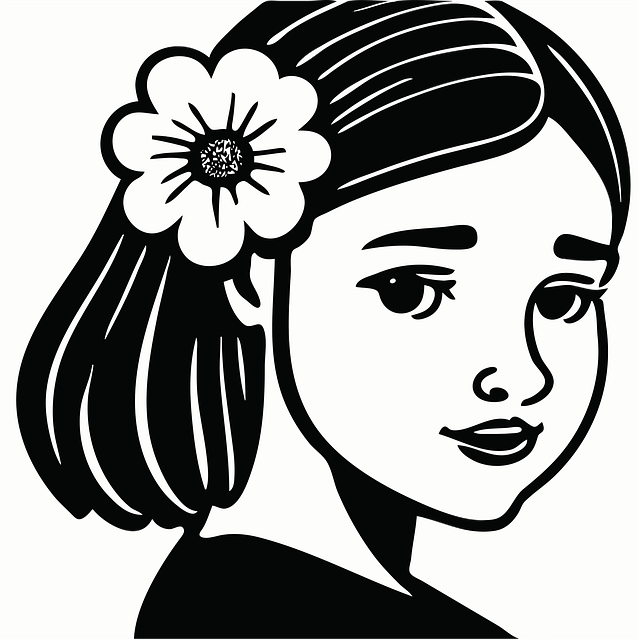
#> input picture visual_cryptography/input/sample_images/test_image.png, 638 x 640 px, found by its file name; its folder holds only this picture in this run
$ python advanced_example.py
#> lines starting #> are read from the running program, lines starting #| are printed output that depends on the picture; after the words box and inside, x2 and y2 are one past the last pixel; in counts of white or black regions, pixels touching at a corner belong together
### visual_cryptography/src/cryptography/visual_cryptography.py
import numpy as np
from PIL import Image
import random

class VisualCryptography:
    def __init__(self, image_path):
        """
        (3,3) görsel şifreleme için sınıf başlatıcı.

        Bu sınıf, gri seviye bir görüntüyü alıp (3,3) görsel şifreleme şeması kullanarak
        3 adet pay görüntüsüne böler. Pay görüntüleri tek başlarına anlam ifade etmezken,
        üst üste konulduklarında orijinal görüntüyü ortaya çıkarır.

        Args:
            image_path: Giriş görüntüsünün yolu (gri seviye görüntü)
        """
#> called with image_path = 'input/sample_images/test_image.png'
        self.original_image = Image.open(image_path).convert('L')
        self.width, self.height = self.original_image.size
#> self.width = 638; self.height = 640
        self.dithered_image = None
        self.shares = []

    def apply_dithering(self):
        """
        Gri seviye görüntüyü siyah-beyaz (binary) formata dönüştürür.

        Bu metod basit bir threshold (eşik değeri) yaklaşımı kullanır:
        - 128'den büyük piksel değerleri beyaz (255) olur
        - 128'den küçük veya eşit piksel değerleri siyah (0) olur

        Returns:
            PIL.Image: Binary formata dönüştürülmüş görüntü
        """
        img_array = np.array(self.original_image)
        threshold = 128
        img_array = ((img_array > threshold) * 255).astype(np.uint8)
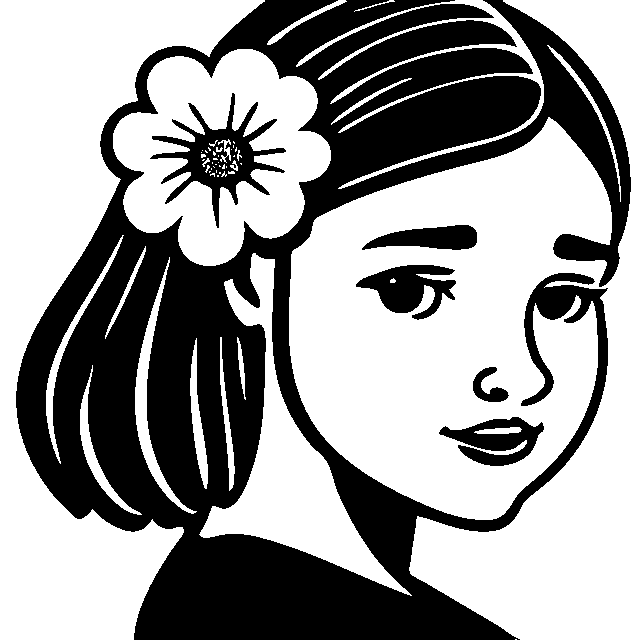
#> img_array: shape (640, 638); 60.4% white; 6 black regions, box (x1, y1, x2, y2) and area: (16, 0, 631, 640) 148428, (150, 93, 286, 228) 5209, (356, 265, 456, 320) 2960, (439, 417, 544, 466) 2702, (362, 225, 477, 250) 1923, (473, 367, 509, 402) 592
        self.dithered_image = Image.fromarray(img_array)
        return self.dithered_image

    def generate_random_pattern(self):
        """
        2x2'lik rastgele bir desen oluşturur.
        Desende tam olarak 2 siyah (1) ve 2 beyaz (0) piksel bulunur.

        Returns:
            list: 2x2'lik rastgele desen
        """
        # 2x2 matris için tüm olası 2 siyah - 2 beyaz kombinasyonları
        possible_patterns = [
            [[1,1,0,0]], [[1,0,1,0]], [[1,0,0,1]],
            [[0,1,1,0]], [[0,1,0,1]], [[0,0,1,1]]
        ]
        pattern = random.choice(possible_patterns)
        # Satır içinde rastgele karıştır
        pattern = np.array(pattern[0]).reshape(2, 2)
        return pattern.tolist()

    def generate_complementary_pattern(self, pattern):
        """
        Verilen desenin tamamlayıcısını oluşturur (0'lar 1, 1'ler 0 olur).

        Args:
            pattern: 2x2'lik orijinal desen

        Returns:
            list: 2x2'lik tamamlayıcı desen
        """
        return [[1-pattern[i][j] for j in range(2)] for i in range(2)]

    def generate_shares(self):
        """
        Binary görüntüyü (3,3) görsel şifreleme şeması kullanarak 3 paya böler.

        Her bir piksel 2x2'lik alt piksellere genişletilir ve rastgele paylaşım
        desenleri kullanılarak şifrelenir. Her piksel için yeni rastgele desenler
        oluşturulur ve paylar arasında bilgi sızıntısı olmaması sağlanır.

        Returns:
            list: 3 adet pay görüntüsü (PIL.Image formatında)
        """
        if self.dithered_image is None:
            self.apply_dithering()

        # RGBA formatında 3 pay oluştur
        share1 = np.zeros((self.height*2, self.width*2, 4), dtype=np.uint8)
        share2 = np.zeros((self.height*2, self.width*2, 4), dtype=np.uint8)
        share3 = np.zeros((self.height*2, self.width*2, 4), dtype=np.uint8)

        binary_image = np.array(self.dithered_image) // 255

        for y in range(self.height):
            for x in range(self.width):
                y2, x2 = y*2, x*2

                if binary_image[y, x] == 0:  # Siyah piksel
                    # Her pay için rastgele ve birbirinden bağımsız desenler
                    pattern1 = self.generate_random_pattern()
                    pattern2 = self.generate_random_pattern()
                    pattern3 = self.generate_random_pattern()
                else:  # Beyaz piksel
                    # İlk pay için rastgele desen
                    pattern1 = self.generate_random_pattern()
                    # İkinci pay için ilk payın tamamlayıcısı
                    pattern2 = self.generate_complementary_pattern(pattern1)
                    # Üçüncü pay için yeni rastgele desen
                    pattern3 = self.generate_random_pattern()

                # Her pay için 2x2 alt pikselleri ayarla
                for i in range(2):
                    for j in range(2):
                        # Pay 1
                        alpha_value = 255 if pattern1[i][j] else 0
                        share1[y2+i,x2+j] = [0,0,0,alpha_value]

                        # Pay 2
                        alpha_value = 255 if pattern2[i][j] else 0
                        share2[y2+i,x2+j] = [0,0,0,alpha_value]

                        # Pay 3
                        alpha_value = 255 if pattern3[i][j] else 0
                        share3[y2+i,x2+j] = [0,0,0,alpha_value]
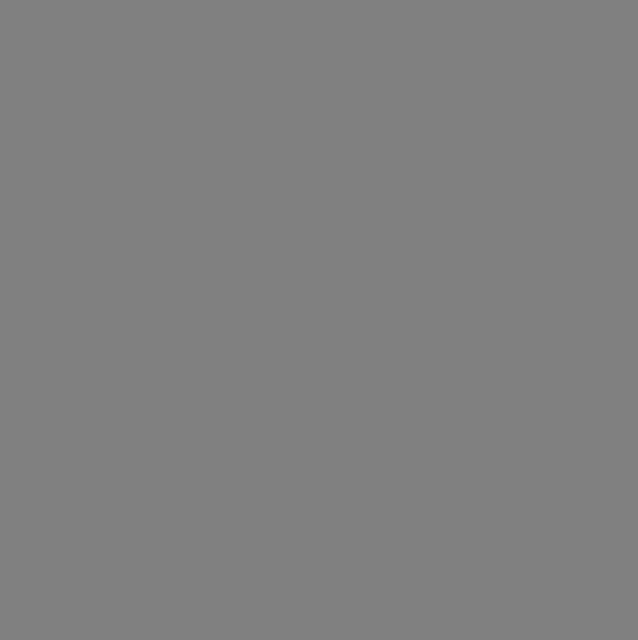
#> share1: shape (1280, 1276, 4) (shown at 1/2 size); mean of channels 0, 1, 2, 3 0, 0, 0, 127.5; transparent parts drawn white

        self.shares = [
            Image.fromarray(share1, 'RGBA'),
            Image.fromarray(share2, 'RGBA'),
            Image.fromarray(share3, 'RGBA')
        ]
        return self.shares

    def combine_shares(self):
        """
        3 payı birleştirerek orijinal görüntüyü elde eder.

        Bu işlem, gerçek hayatta payların asetat kağıtlara basılıp
        üst üste konulmasını simüle eder. Paylar OR işlemi ile
        birleştirilir.

        Returns:
            PIL.Image: Birleştirilmiş görüntü

        Raises:
            ValueError: Eğer paylar henüz oluşturulmamışsa
        """
        if not self.shares:
            raise ValueError("Önce paylar oluşturulmalı!")

        # Payları numpy array'e dönüştür (sadece alpha kanalını kullan)
        share_arrays = [np.array(share)[:,:,3] == 255 for share in self.shares]

        # Mantıksal OR işlemi ile payları birleştir
        combined = share_arrays[0]
        for share in share_arrays[1:]:
            combined = np.logical_or(combined, share)
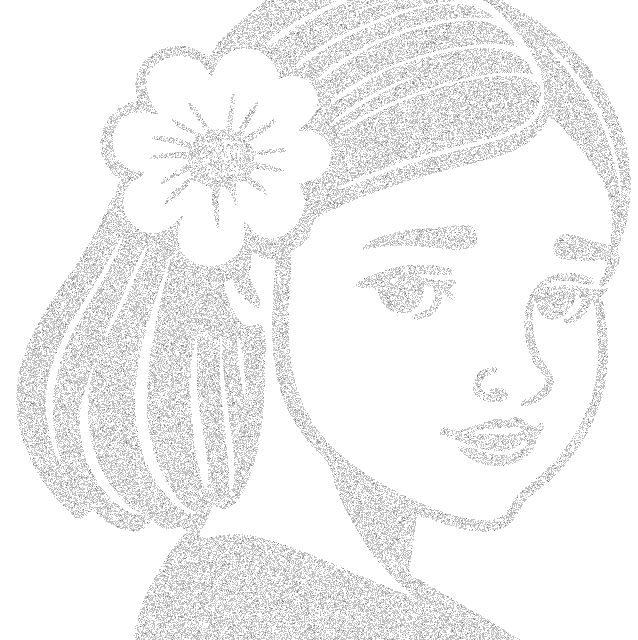
#> combined: shape (1280, 1276) bool (shown at 1/2 size); 95.1% white; black in thin lines or dots

        # RGBA formatında sonuç oluştur
        result = np.zeros((combined.shape[0], combined.shape[1], 4), dtype=np.uint8)
        result[combined] = [0, 0, 0, 255]  # Siyah noktalar
        result[~combined] = [255, 255, 255, 255]  # Beyaz alanlar

        return Image.fromarray(result, 'RGBA')

    # [15 lines left out: function save_shares, not called in this run]

### visual_cryptography/examples/advanced_example.py
"""
Gelişmiş Visual Cryptography örneği
Bu örnek, birden fazla görüntü üzerinde işlem yapma, farklı parametreler kullanma
ve sonuçları karşılaştırma gibi gelişmiş özellikleri gösterir.
"""

import os
import sys

# Proje kök dizinini Python path'ine ekle
sys.path.append(os.path.dirname(os.path.dirname(os.path.abspath(__file__))))

from PIL import Image
import numpy as np
from src.cryptography.visual_cryptography import VisualCryptography
from src.image_processing.dithering import FloydSteinbergDithering

def process_image(image_path, threshold=128):
    """Bir görüntüyü işle ve sonuçları döndür"""
    vc = VisualCryptography(image_path)

    # Dithering uygula
    dithered = vc.apply_dithering()

    # Payları oluştur
    shares = vc.generate_shares()

    # Payları birleştir
    combined = vc.combine_shares()
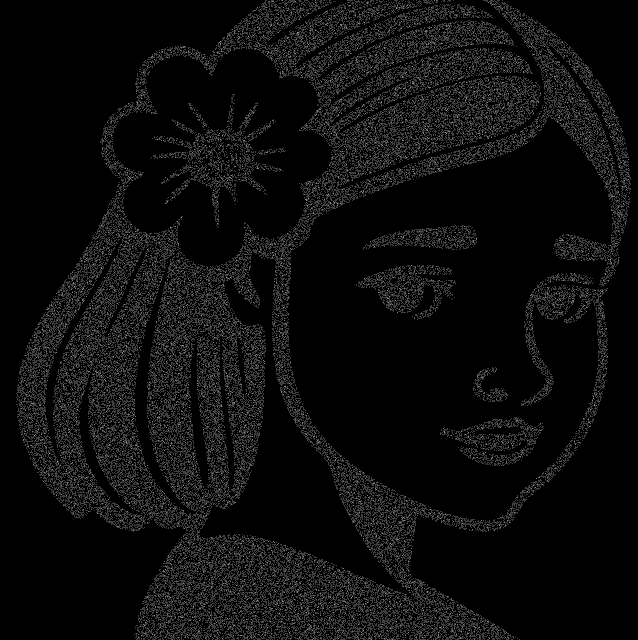
#> combined: PIL image 1276x1280 RGBA (shown at 1/2 size); mean R, G, B, A 12.6, 12.6, 12.6, 255

    return dithered, shares, combined

def compare_results(original, combined):
    """Orijinal ve birleştirilmiş görüntüleri karşılaştır"""
    # Görüntüleri aynı boyuta getir
    original_resized = original.resize(combined.size)

    # Görüntüleri array'e dönüştür
    orig_array = np.array(original_resized)
    comb_array = np.array(combined)

    # Piksel farklarının ortalamasını hesapla
    diff = np.mean(np.abs(orig_array - comb_array))
    return diff

def main():
    # Dizinleri tanımla
    input_dir = os.path.join('input', 'sample_images')
    output_dir = os.path.join('output')

    # Çıktı dizinlerini oluştur
    os.makedirs(os.path.join(output_dir, 'dithered'), exist_ok=True)
    os.makedirs(os.path.join(output_dir, 'shares'), exist_ok=True)
    os.makedirs(os.path.join(output_dir, 'combined'), exist_ok=True)

    # Tüm test görüntüleri üzerinde işlem yap
    for image_file in os.listdir(input_dir):
        if image_file.lower().endswith(('.png', '.jpg', '.jpeg')):
            print(f"\nİşleniyor: {image_file}")

            image_path = os.path.join(input_dir, image_file)
            base_name = os.path.splitext(image_file)[0]

            try:
                # Görüntüyü işle
                dithered, shares, combined = process_image(image_path)

                # Sonuçları kaydet
                dithered.save(os.path.join(output_dir, 'dithered', f'dithered_{base_name}.png'))

                for i, share in enumerate(shares, 1):
                    share.save(os.path.join(output_dir, 'shares', f'share_{i}_{base_name}.png'))
#> this loop made 3 passes

                combined.save(os.path.join(output_dir, 'combined', f'combined_{base_name}.png'))

                # Sonuçları karşılaştır
                original = Image.open(image_path).convert('L')
                diff = compare_results(original, combined)
                print(f"Görüntü kalite farkı: {diff:.2f}")

            except Exception as e:
                print(f"Hata oluştu ({image_file}): {str(e)}")
                continue

            print(f"{image_file} işlemi tamamlandı.")

if __name__ == "__main__":
    main()
